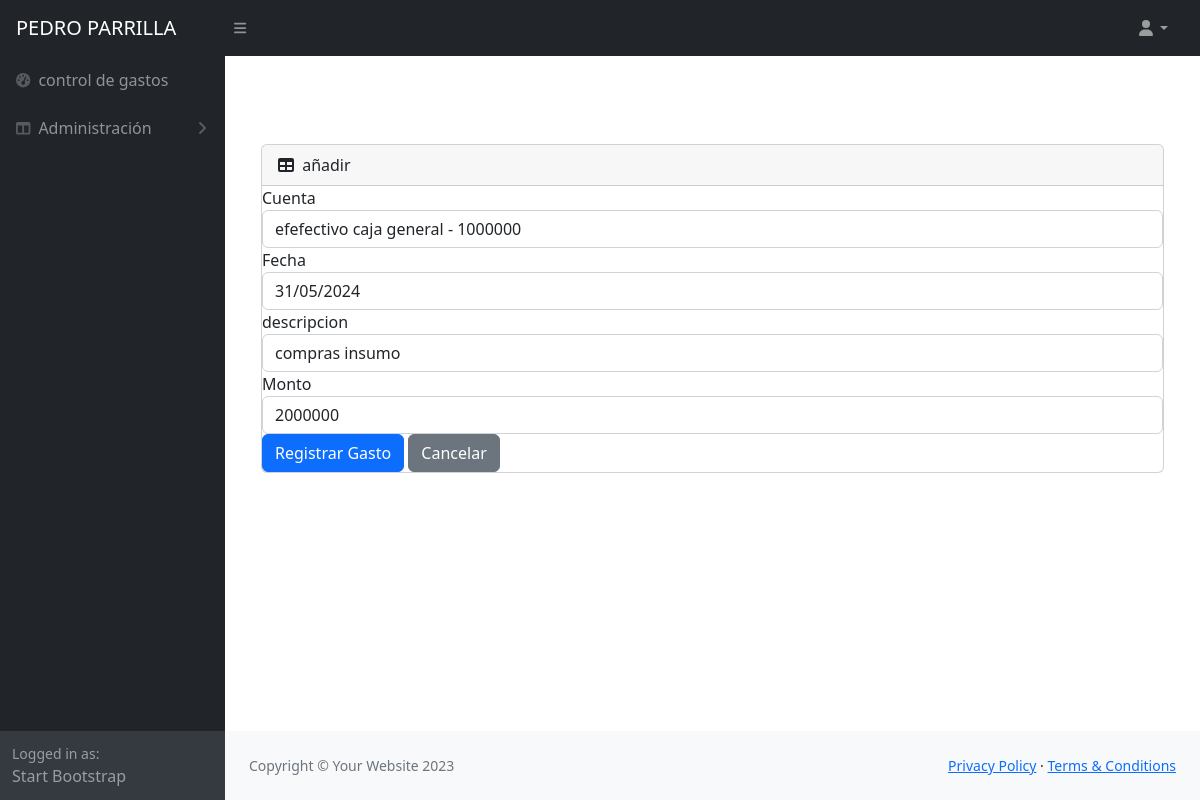
The page /montos/Gasto/editar/69 (signed in) on the database its author committed.
### montos/models.py (models this page shows, shortened)
class RegistroGasto(models.Model):
    cuenta = models.ForeignKey(Cuenta, on_delete=models.CASCADE)
    fecha = models.DateField(auto_now_add=False)
    motivo = models.CharField(max_length=255)
    monto = models.DecimalField(max_digits=100, decimal_places=0)

### montos/views.py (the view, shortened to what this page needs)
# urls.py: path('Gasto/editar/<int:pk>', login_required(RegistroGastoUpdateView.as_view(template_name="gasto/crear.html")), name="editarGasto"),
class RegistroGastoUpdateView(SuccessMessageMixin,UpdateView):
    model = RegistroGasto
    form = RegistroGasto
    fields = "__all__"
    success_message = "tu gasto ha sido actualizado correctamente"

### montos/models.py (called while the page is built)
    def __str__(self):
     return f"{self.nombre} - {self.saldo}"

### templates/gasto/crear.html (shortened to what this page needs)
{% load static %}
{% load widget_tweaks %}
<!DOCTYPE html>
<html lang="en">
  <head>
    {% include "head.html" %}
  </head>
<body class="sb-nav-fixed">
  {% include "nav.html" %}
  <div id="layoutSidenav">
      <div id="layoutSidenav_nav">
          <nav class="sb-sidenav accordion sb-sidenav-dark" id="sidenavAccordion">
              <div class="sb-sidenav-menu">
                  <div class="nav">
                      <a class="nav-link" href="{% url 'montos:index' %}">
                          <div class="sb-nav-link-icon"><i class="fas fa-tachometer-alt"></i></div>
                          control de gastos
                      </a>
                      <a class="nav-link collapsed" href="#" data-bs-toggle="collapse" data-bs-target="#collapseLayouts" aria-expanded="false" aria-controls="collapseLayouts">
                          <div class="sb-nav-link-icon"><i class="fas fa-columns"></i></div>
                          Administración
                          <div class="sb-sidenav-collapse-arrow"><i class="fas fa-angle-down"></i></div>
                      </a>
                  </div>
              </div>
              <div class="sb-sidenav-footer">
                  <div class="small">Logged in as:</div>
                  Start Bootstrap
              </div>
          </nav>
      </div>
      <div id="layoutSidenav_content">
          <main>
              <div class="container-fluid px-4">
                <div class="container mt-5">
                  <br></p>
                  <div class="card mb-4">
                      <div class="card-header">
                          <i class="fas fa-table me-1"></i>
                          añadir
                      </div>
                      <form method="post">
                        <div class="form-group">
                            <label for="cuenta">Cuenta</label>
                            {% render_field form.cuenta class="form-control" %}
                        </div>
                        <div class="form-group">
                            <label for="fecha">Fecha</label>
                            {% render_field form.fecha class="form-control" %}
                        </div>
                        <div class="form-group">
                            <label for="motivo">descripcion</label>
                            {% render_field form.motivo class="form-control" %}
                        </div>
                        <div class="form-group">
                            <label for="monto">Monto</label>
                            {% render_field form.monto class="form-control" %}
                        </div>
                        <button type="submit" class="btn btn-primary">Registrar Gasto</button>
                        <a href="{% url 'montos:listarGasto' %}" class="btn btn-secondary">Cancelar</a>
                    </form>
                  </div>
              </div>
          </main>
          <footer class="py-4 bg-light mt-auto">
              <div class="container-fluid px-4">
                  <div class="d-flex align-items-center justify-content-between small">
                      <div class="text-muted">Copyright &copy; Your Website 2023</div>
                      <div>
                          <a href="#">Privacy Policy</a>
                          &middot;
                          <a href="#">Terms &amp; Conditions</a>
                      </div>
                  </div>
              </div>
          </footer>
      </div>
  </div>
</body>
</html>

### rows shown on the page
RegistroGasto: cuenta "efefectivo caja general - 1000000", fecha "31/05/2024", motivo "compras insumo", monto "2000000"
